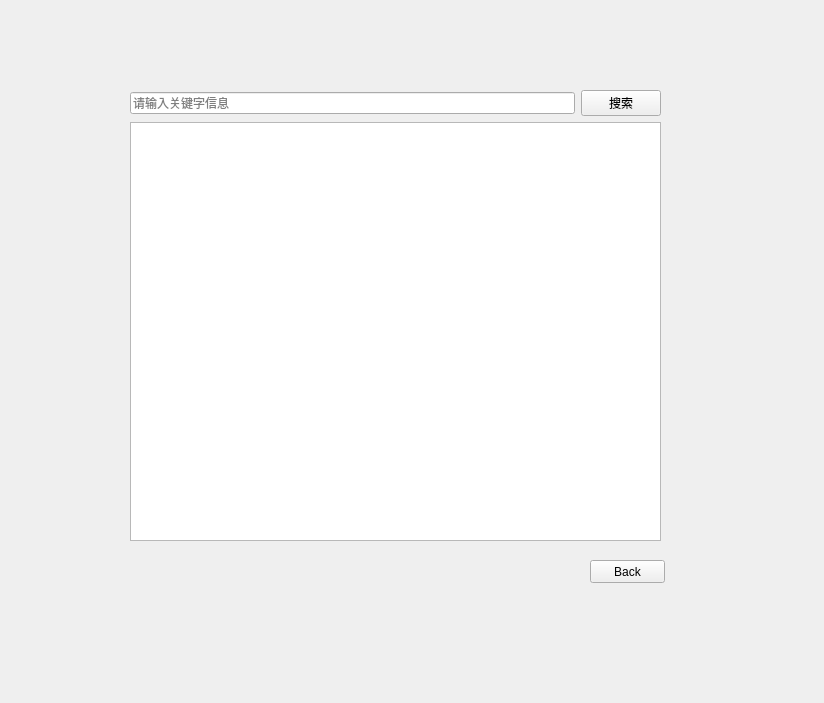
<?xml version="1.0" encoding="UTF-8"?>
<ui version="4.0">
 <class>Form</class>
 <widget class="QWidget" name="Form">
  <property name="geometry">
   <rect>
    <x>0</x>
    <y>0</y>
    <width>824</width>
    <height>703</height>
   </rect>
  </property>
  <property name="windowTitle">
   <string>Form</string>
  </property>
  <widget class="QWidget" name="layoutWidget">
   <property name="geometry">
    <rect>
     <x>130</x>
     <y>90</y>
     <width>531</width>
     <height>451</height>
    </rect>
   </property>
   <layout class="QVBoxLayout" name="verticalLayout">
    <item>
     <layout class="QHBoxLayout" name="horizontalLayout">
      <item>
       <widget class="QLineEdit" name="lineEdit">
        <property name="placeholderText">
         <string>请输入关键字信息</string>
        </property>
       </widget>
      </item>
      <item>
       <widget class="QPushButton" name="pushButton">
        <property name="text">
         <string>搜索</string>
        </property>
       </widget>
      </item>
     </layout>
    </item>
    <item>
     <widget class="QPlainTextEdit" name="plainTextEdit"/>
    </item>
   </layout>
  </widget>
  <widget class="QPushButton" name="pushButton_2">
   <property name="geometry">
    <rect>
     <x>590</x>
     <y>560</y>
     <width>75</width>
     <height>23</height>
    </rect>
   </property>
   <property name="text">
    <string>Back</string>
   </property>
  </widget>
 </widget>
 <resources/>
 <connections/>
</ui>
